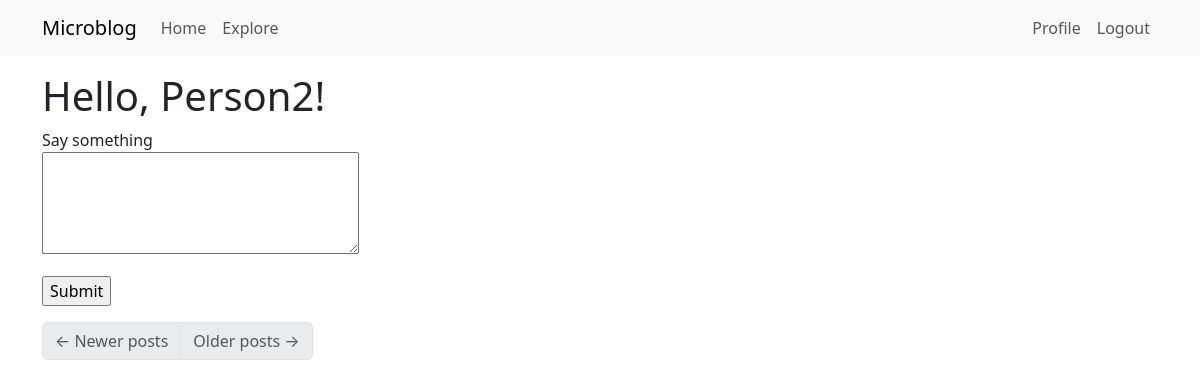
The page /index (signed in) on the database as committed earlier.
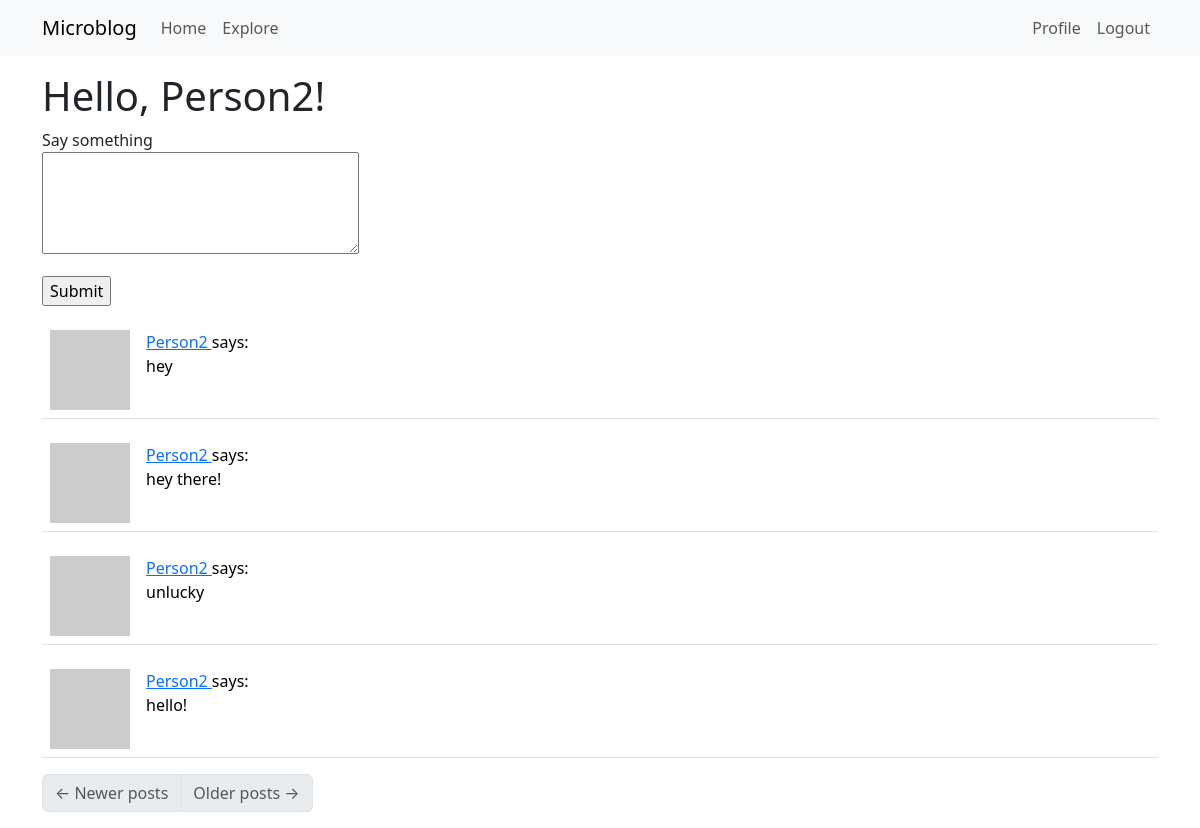
The same page on the database as committed later.
### app/models.py (models this page shows, shortened)
class Post(db.Model):
    id: so.Mapped[int] = so.mapped_column(primary_key=True)
    body: so.Mapped[str] = so.mapped_column(sa.String(140))
    timestamp: so.Mapped[datetime] = so.mapped_column(sa.DateTime, index=True, default=datetime.now(timezone.utc))
    user_id: so.Mapped[int] = so.mapped_column(sa.Integer, sa.ForeignKey('user.id'), index=True)
    author: so.Mapped[User] = so.relationship('User', back_populates='posts')

class User(UserMixin,db.Model):
    id: so.Mapped[int] = so.mapped_column(primary_key=True)
    username: so.Mapped[str] = so.mapped_column(sa.String(64), unique=True, index=True)
    email: so.Mapped[str] = so.mapped_column(sa.String(120), unique=True)
    password_hash: so.Mapped[str] = so.mapped_column(sa.String(128))
    posts: so.WriteOnlyMapped['Post'] = so.relationship('Post', back_populates='author')
    about_me: so.Mapped[Optional[str]] = so.mapped_column(sa.String(140))
    last_seen: so.Mapped[datetime] = so.mapped_column(default=lambda:datetime.now(timezone.utc))
    following: so.WriteOnlyMapped['User'] = so.relationship(
        secondary=followers, primaryjoin=(followers.c.follower_id == id),
        secondaryjoin=(followers.c.followed_id == id),
        back_populates='followers'
    )
    followers: so.WriteOnlyMapped['User'] = so.relationship(
        secondary=followers, primaryjoin=(followers.c.followed_id == id),
        secondaryjoin=(followers.c.follower_id == id),
        back_populates='following'
    )
    def avatar(self, size):
        digest = md5(self.email.lower().encode('utf-8')).hexdigest()
        return f'https://www.gravatar.com/avatar/{digest}?d=identicon&s={size}'
    def following_posts(self):
        Author = so.aliased(User)
        Follower = so.aliased(User)
        return (
            sa.select(Post)
            .join(Post.author.of_type(Author))
            .join(Author.followers.of_type(Follower), isouter=True)
            .where(sa.or_(
                Follower.id == self.id,
                Author.id == self.id
            ))
            .group_by(Post)
            .order_by(Post.timestamp.desc())
        )

### app/routes.py (the view)
@app.route('/', methods=['GET', 'POST'])
@app.route('/index', methods=['GET', 'POST'])
@login_required
def index():
    form = PostForm()
    if form.validate_on_submit():
        post = Post(body=form.post.data, author=current_user)
        db.session.add(post)
        db.session.commit()
        flash('Your post is now live!')
        return redirect(url_for('index'))
    page = request.args.get('page', 1, type=int)
    posts = db.paginate(current_user.following_posts(),
                        per_page=app.config['POSTS_PER_PAGE'],
                        error_out=False)
    next_url = url_for('index', page=posts.next_num) \
        if posts.has_next else None
    prev_url = url_for('index', page=posts.prev_num) \
        if posts.has_prev else None
    return render_template("index.html", title='Home Page', form=form, posts=posts.items, next_url=next_url, prev_url=prev_url)

### app/forms.py
class PostForm(FlaskForm):
    post = TextAreaField('Say something', validators=[
        DataRequired(), Length(min=1, max=140)])
    submit = SubmitField('Submit')

### app/models.py (called while the page is built)
def load_user(id):
    return User.query.get(int(id))

### app/routes.py (called while the page is built)
@app.before_request
def before_request():
    if current_user.is_authenticated:
        current_user.last_seen = datetime.now(timezone.utc)
        db.session.commit()

### app/templates/index.html (shortened to what this page needs)
{% extends "base.html" %}
{% block content %}
<html>
        <head>
        </head>
        <body>
            <h1>Hello, {{ current_user.username }}!</h1>
            {% if form %}
            <form action="" method="post">
                <p>
                    {{ form.post.label }}<br>
                    {{ form.post(cols=32, rows=4) }}<br>
                </p>
                <p>{{ form.submit() }}</p>
            </form>
            {% endif %}
            {% for post in posts %}
                {% include '_post.html' %}
            {% endfor %}
            <nav aria-label="Post navigation">
                <ul class="pagination">
                    <li class="page-item{% if not prev_url %} disabled{% endif %}">
                        <a class="page-link" href="{{ prev_url }}">
                            <span aria-hidden="true">&larr;</span> Newer posts
                        </a>
                    </li>
                    <li class="page-item{% if not next_url %} disabled{% endif %}">
                        <a class="page-link" href="{{ next_url }}">
                            Older posts <span aria-hidden="true">&rarr;</span>
                        </a>
                    </li>
                </ul>
            </nav>
        </body>
{% endblock %}

### app/templates/_post.html
<table class="table table-hover">
    <tr>
        <td width="70px">
            <a href="{{ url_for('user', username=post.author.username) }}">
                <img src="{{ post.author.avatar(70) }}" />
            </a>
        </td>
        <td>
            <a href="{{ url_for('user', username=post.author.username) }}">
                {{ post.author.username }}
            </a>
            says:
            <br>
            {{ post.body }}
        </td>
    </tr>
</table>

Rows that differ between the two databases and show on the page:
added Post: author.username "Person2", body "hey"
added Post: author.username "Person2", body "hey there!"
added Post: author.username "Person2", body "unlucky"
added Post: author.username "Person2", body "hello!"
